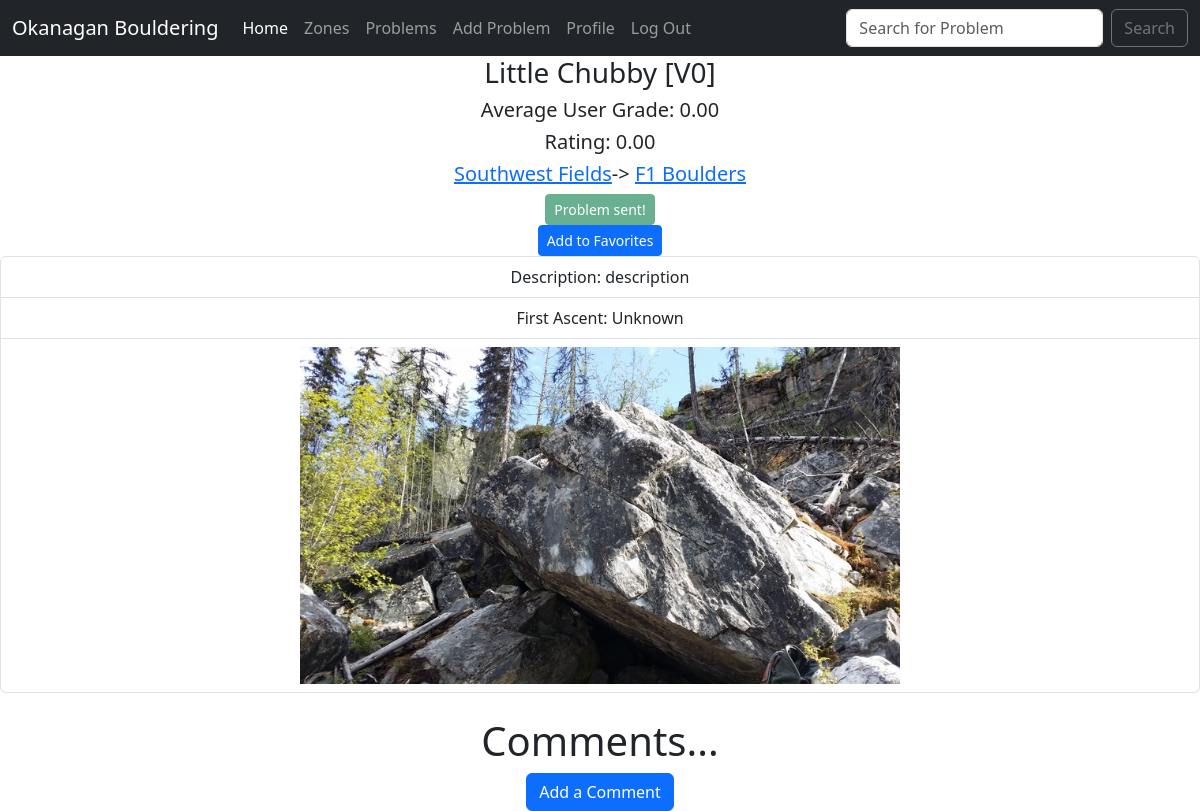
The page /problem/8 (signed in) on the database its author committed.
### guide/models.py (models this page shows, shortened)
class Problem(models.Model):
    area = models.ForeignKey(Area, blank=True, null=True, on_delete=models.CASCADE)
    name = models.CharField(max_length=100)
    description = models.CharField(max_length=300)
    grade = models.PositiveIntegerField()
    fa = models.CharField(max_length=50)
    image = models.ImageField(null=True, blank=True)
    map_id = models.PositiveIntegerField(null=True, blank=True)
    avgrating = models.DecimalField(null=True, max_digits=3, decimal_places=2, default=0.00)
    avggrade = models.DecimalField(null=True, max_digits=3, decimal_places=2)

class Area(models.Model):
    name = models.CharField(max_length=100)
    map = models.ImageField(null=True, blank=True)
    approach = models.TextField(null=True, blank=True)
    best_problems = models.CharField(max_length=200, null=True, blank=True)
    zone = models.ForeignKey(Zone, blank=True, null=True, on_delete=models.CASCADE)
    def __str__(self):
        return self.name

class Zone(models.Model):
    name = models.CharField(max_length=100)
    def __str__(self):
        return self.name

### guide/views.py (the view)
# urls.py: path("problem/<int:problem_id>", views.problem, name="problem"),
def problem(request, problem_id):
    problem = Problem.objects.get(id=problem_id)
    current_user = request.user
    return render(request, "guide/problem.html" ,{
        "problem": problem,
        'areas': Area.objects.all(),
        'zones': Zone.objects.all(),
        'favorites':  current_user.profile.favorites.all(),
        'sends': current_user.profile.sends.all(),
        'comments': Comment.objects.filter(problem=problem_id).order_by('created')
    })

### guide/templates/guide/problem.html (shortened to what this page needs)
{% extends "guide/layout.html" %}
{% block body %}
<h3>{{ problem.name }} [V{{ problem.grade }}]
    <h5>Average User Grade: {{ problem.avggrade }}</h5>
</h3>
<h5> Rating: {{ problem.avgrating }}</h5>
<h5>
    <a href="{% url 'zones' %}">{{ problem.area.zone }}</a>->
    <a href="{% url 'area' problem.area.name %}">{{ problem.area}}</a>
</h5>
{% if problem not in sends %}
<form action="{% url 'ratings' problem.id %}" method="POST">
    {% csrf_token %}
    <input type="submit" value="Mark as Sent" class="btn btn-info btn-sm">
</form>
{% else %}
<input type="submit" value="Problem sent!" disabled class="btn btn-success btn-sm">
{% endif %}
{% if problem not in favorites %}
<form action="{% url 'addfavorite' problem.id %}" method="POST">
    <input type="submit" value="Add to Favorites" class="btn btn-primary btn-sm">
</form>
{% else %}
<form action="{% url 'removefavorite' problem.id %}" method="POST">
    {% csrf_token %}
    <input type="submit" value="Remove From Favorites" class="btn btn-danger btn-sm">
</form>
{% endif %}
    <ul class="list-group problem">
        <li class="list-group-item">Description: {{ problem.description }}</li>
        <li class="list-group-item">First Ascent: {{ problem.fa }}</li>
        <li class="list-group-item">
        {% if problem.image %}
            <img src="{{ problem.image.url }}" width="100%">
        </li>
        {% endif %}
    </ul>
    <br>
    <h1>Comments...</h1>
    <a href="{% url 'addcomment' problem.id %}">
      <button class="btn btn-primary">Add a Comment</button>
    </a>
    <br>
{% endblock %}

### static/css/styles.css (style rules this page uses)
body { text-align: center; }
.problem img { max-width: 600px; max-height: 800px; }

### rows shown on the page
Problem: name "Little Chubby", grade "0", avggrade "0.00", avgrating "0.00", area.zone "Southwest Fields", area "F1 Boulders", description "description", fa "Unknown", image (picture)
